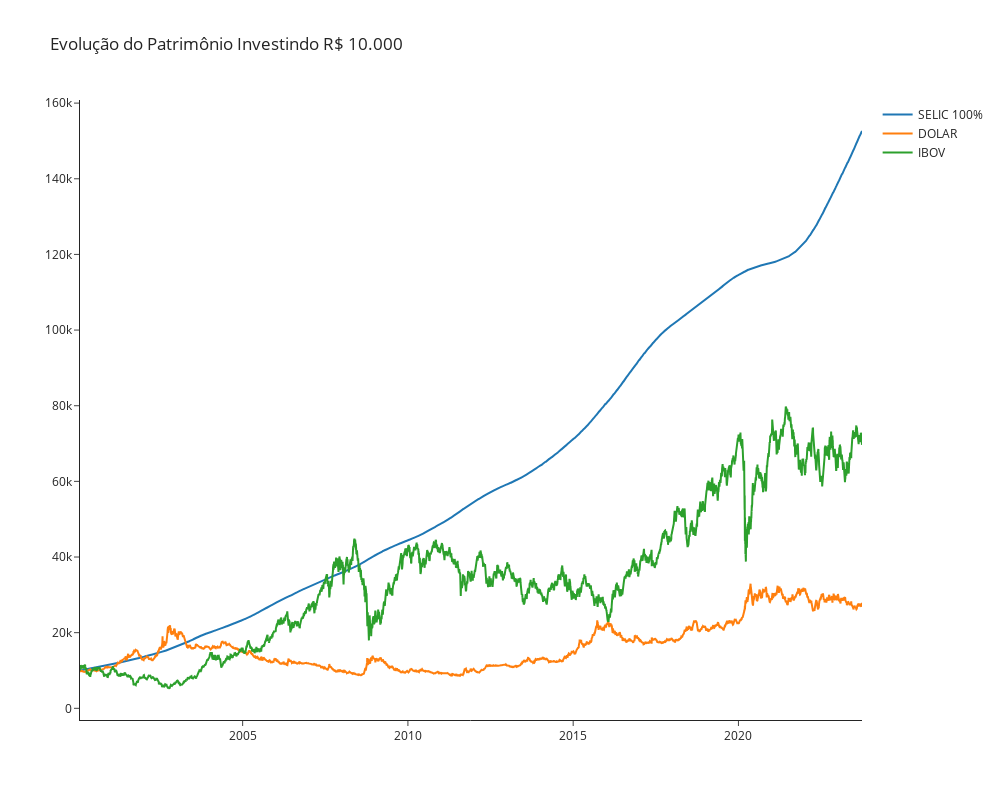

Notebook cell for this chart:
### Markdown cell above
##### Gráfico de patrimônio

### Code cell
fig = make_subplots(rows=1, cols=1)

fig.add_trace(go.Scatter(name='SELIC 100%', x=df.index, 
                         y=df['SELIC 100%']), row=1, col=1)
fig.add_trace(go.Scatter(name='DOLAR', x=df.index, 
                         y=df['DOLAR']), row=1, col=1)
fig.add_trace(go.Scatter(name='IBOV', x=df.index, 
                         y=df['IBOV']), row=1, col=1)

fig.update_layout(title_text= 'Evolução do Patrimônio Investindo R$ 10.000', 
                  template='simple_white', width=1000, height=800)
fig.show()

### Figure 1 — Plotly figure (JSON) as saved in the notebook; plotly's stock layout.template omitted (floating-point values rounded to 4 significant figures; data arrays with more than 128 entries replaced by an {"elided": "..."} marker saying what was removed)
{"data": [{"name": "SELIC 100%", "type": "scatter", "x": {"elided": "5859 str values"}, "xaxis": "x", "y": {"elided": "5859 float values"}, "yaxis": "y"}, {"name": "DOLAR", "type": "scatter", "x": {"elided": "5859 str values"}, "xaxis": "x", "y": {"elided": "5859 float values"}, "yaxis": "y"}, {"name": "IBOV", "type": "scatter", "x": {"elided": "5859 str values"}, "xaxis": "x", "y": {"elided": "5859 float values"}, "yaxis": "y"}], "layout": {"height": 800, "title": {"text": "Evolução do Patrimônio Investindo R$ 10.000"}, "width": 1000, "xaxis": {"anchor": "y", "domain": [0, 1]}, "yaxis": {"anchor": "x", "domain": [0, 1]}}}
